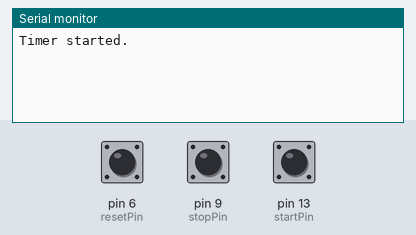
Simulated run of this sketch. Board: Arduino Uno, built with avr-gcc and run on an emulated ATmega328P. On the bench: the last lines printed to the serial monitor. The inputs (shaded band) are chosen by the test bench; at power-on: pin 13 (startPin) HIGH, pin 9 (stopPin) HIGH, pin 6 (resetPin) HIGH.

Above: at 1.2 s.
1.3 s: pin 13 (startPin) pulled LOW for 0.15 s
At 2.5 s:
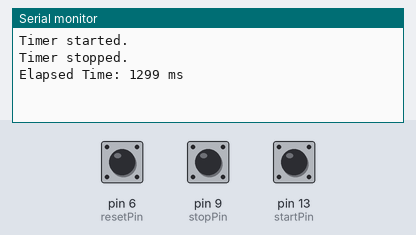
2.9 s: pin 9 (stopPin) pulled LOW for 0.15 s
At 3.7 s:
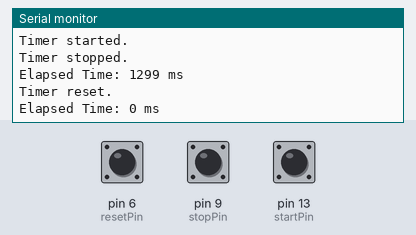

The sketch:

Timing_Challenge.ino
```cpp
// Constants for timing
unsigned long startTime = 0;
unsigned long elapsedTime = 0;
unsigned long duration = 50000; // Default duration: 50 seconds
bool isRunning = false;

// Pin definitions
const int startPin = 13; // Pin for starting the timer
const int stopPin = 9;  // Pin for stopping the timer
const int resetPin = 6; // Pin for resetting the timer
const int incPin = 2;   // Pin for increasing the duration
const int decPin = 0;   // Pin for decreasing the duration

// Function to start the timer
void startTimer() {
  if (!isRunning) {
    // If the timer is not running, adjust startTime
    startTime = millis() - elapsedTime;
    isRunning = true;
  }
}

// Function to stop the timer
void stopTimer() {
  if (isRunning) {
    elapsedTime = millis() - startTime;
    isRunning = false;
  }
}

// Function to reset the timer
void resetTimer() {
  elapsedTime = 0;
  isRunning = false;
}

// Function to increase the timer's duration
void increaseDuration() {
  elapsedTime += 5000; // Increase duration by 1 second (1000 milliseconds)
}

// Function to decrease the timer's duration
void decreaseDuration() {
  if (elapsedTime > 5000) { // Ensure duration doesn't go below 1 second
    elapsedTime -= 5000;    // Decrease duration by 1 second (1000 milliseconds)
  }
}

void setup() {
  Serial.begin(9600);

  // Set button pins as inputs with pull-up resistors
  pinMode(startPin, INPUT_PULLUP);
  pinMode(stopPin, INPUT_PULLUP);
  pinMode(resetPin, INPUT_PULLUP);
  pinMode(incPin, INPUT_PULLUP);
  pinMode(decPin, INPUT_PULLUP);
}

void loop() {
  // Check start button
  if (digitalRead(startPin) == HIGH) {
    if (!isRunning) {
      startTimer();
      Serial.println("Timer started.");
    }
    // Wait for button release
    while (digitalRead(startPin) == HIGH);
  }

  // Check stop button
  if (digitalRead(stopPin) == HIGH) {
    if (isRunning) {
      stopTimer();
      Serial.println("Timer stopped.");
      Serial.print("Elapsed Time: ");
      Serial.print(elapsedTime);
      Serial.println(" ms");

    }
    // Wait for button release
    while (digitalRead(stopPin) == HIGH);
  }

  // Check reset button
  if (digitalRead(resetPin) == HIGH) {
    resetTimer();
    Serial.println("Timer reset.");
    Serial.print("Elapsed Time: ");
      Serial.print(elapsedTime);
      Serial.println(" ms");
    // Wait for button release
    while (digitalRead(resetPin) == HIGH);
  }

  // Check increase duration button
  if (digitalRead(incPin) == HIGH) {
    increaseDuration();
    Serial.println("Duration increased.");
    // Wait for button release
    while (digitalRead(incPin) == HIGH);
  }

  // Check decrease duration button
  if (digitalRead(decPin) == HIGH) {
    decreaseDuration();
    Serial
.println("Duration decreased.");
    // Wait for button release
    while (digitalRead(decPin) == HIGH);
  }

  // Start the timer
  if (isRunning && millis() - startTime >= duration) {
    // Perform action when timer reaches duration
    Serial.println("Timer expired!");

    // Stop the timer
    stopTimer();
  }

  // Simulate delay
  delay(100);
}
```

Measured:
- after the input at 1.3 s, the serial monitor: prints a new line at once (image 1)
- after the input at 2.9 s, the serial monitor: prints a new line at once (image 2)
